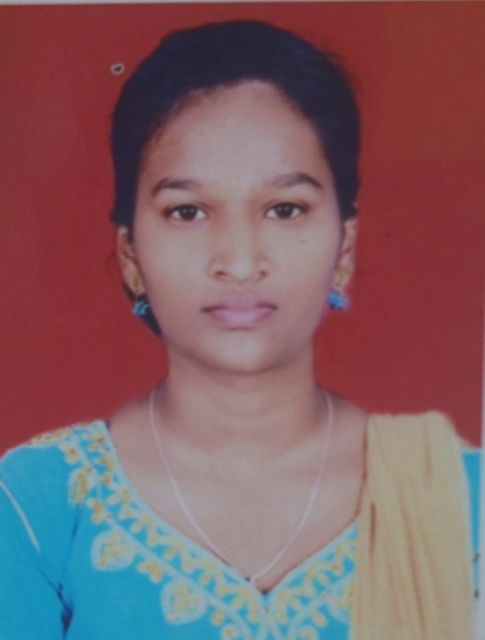
#> input picture name.jpeg, 970 x 1280 px (shown at 1/2 size)
$ jupyter execute main_sunglass.ipynb
#> lines starting #> are read from the running program, lines starting #| are printed output that depends on the picture; after the words box and inside, x2 and y2 are one past the last pixel; in counts of white or black regions, pixels touching at a corner belong together
[cell 1]
# Import libraries
import cv2
import numpy as np
import matplotlib.pyplot as plt

[cell 2]
# Load the Face Image
faceImage = cv2.imread('name.jpeg')
#> faceImage is the input picture: shape (1280, 970, 3); mean B, G, R 101.5, 95.9, 126.8
plt.imshow(faceImage[:,:,::-1]);plt.title("Face")

[cell 3]
faceImage.shape
#> Out = (1280, 970, 3)

[cell 4]
#resized_faceImage.shape
faceImage.shape
#> Out = (1280, 970, 3)

[cell 5]
# Load the Sunglass image with Alpha channel
# (http://pluspng.com/sunglass-png-1104.html)
glassPNG = cv2.imread('sunglass.png',-1)
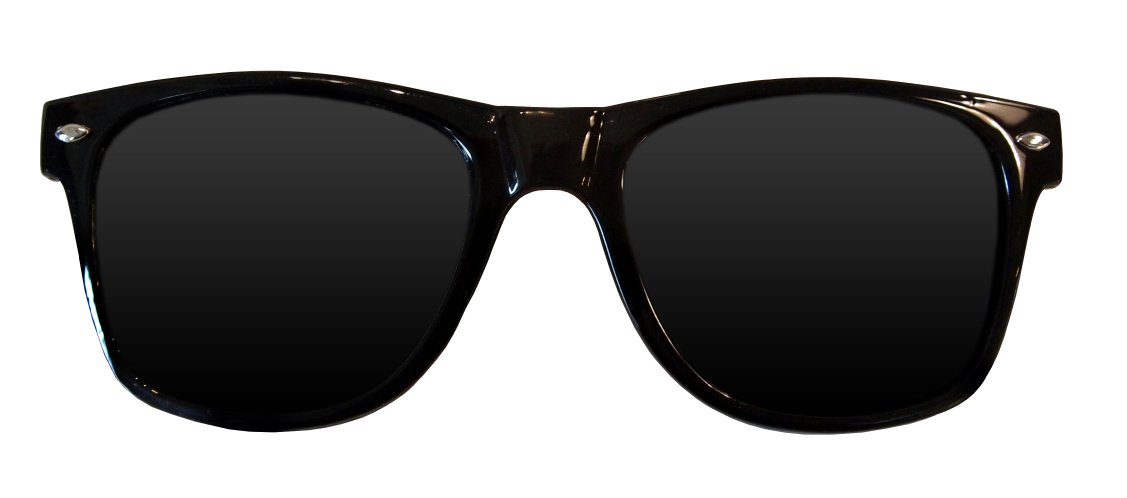
#> input picture sunglass.png, 3381 x 1494 px (shown at 1/3 size)
#> glassPNG is the input picture: shape (1494, 3381, 4); mean B, G, R, A 141.9, 142.2, 142.4, 125.6
plt.imshow(glassPNG[:,:,::-1]);plt.title("glassPNG")
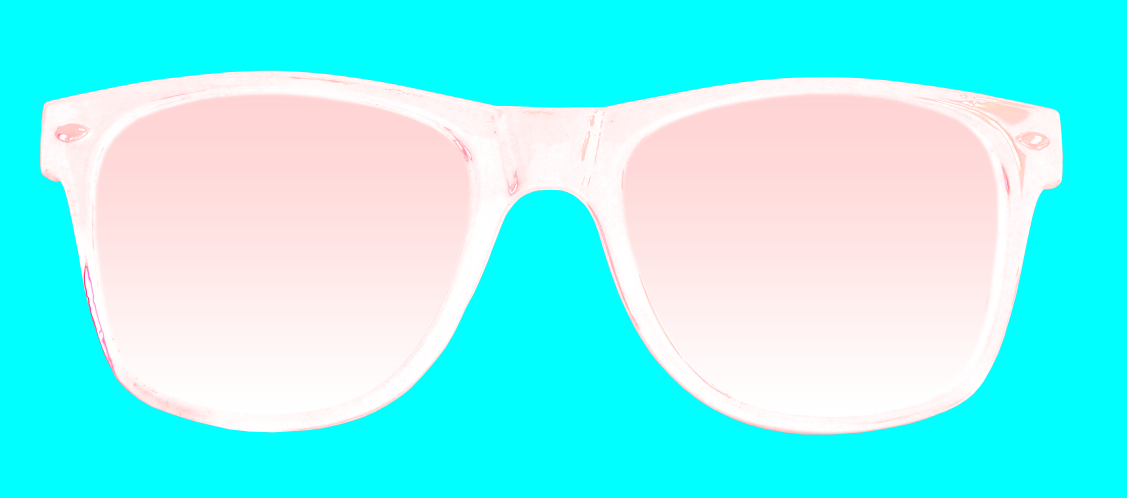
#> shown: shape (1494, 3381, 4) (shown at 1/3 size); mean R, G, B, A 125.6, 142.4, 142.2, 141.9; transparent parts drawn white

[cell 6]
# Resize the image to fit over the eye region
glassPNG = cv2.resize(glassPNG,(460,130))
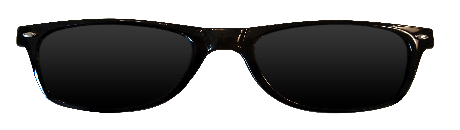
#> glassPNG: shape (130, 460, 4); mean B, G, R, A 141.9, 142.1, 142.4, 125.6
print("image Dimension ={}".format(glassPNG.shape))
#| image Dimension =(130, 460, 4)

[cell 7]
# Separate the Color and alpha channels
glassBGR = glassPNG[:,:,0:3]
glassMask1 = glassPNG[:,:,3]

[cell 8]
# Display the images for clarity
plt.figure(figsize=[15,15])
plt.subplot(121);plt.imshow(glassBGR[:,:,::-1]);plt.title('Sunglass Color channels');
plt.subplot(122);plt.imshow(glassMask1,cmap='gray');plt.title('Sunglass Alpha channel');

[cell 9]
# Make a copy
#faceWithGlassesNaive = resized_faceImage.copy()
faceWithGlassesNaive = faceImage.copy()

# Replace the eye region with the sunglass image
faceWithGlassesNaive[350:480,250:710]=glassBGR
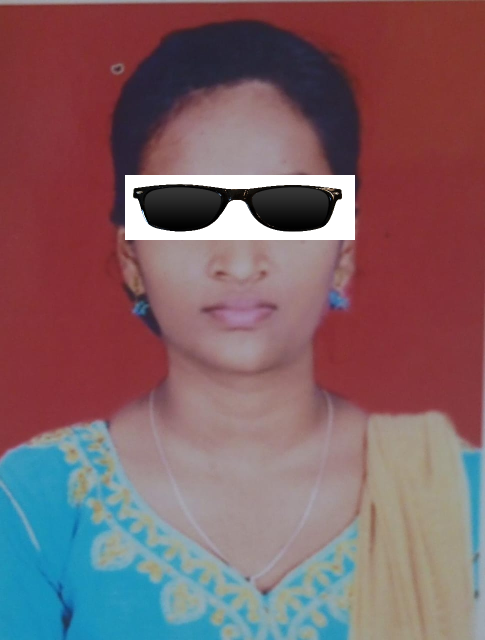
#> faceWithGlassesNaive: shape (1280, 970, 3) (shown at 1/2 size); 4.82% of pixels changed, all inside (x1, y1, x2, y2) = (250, 350, 710, 480)

plt.imshow(faceWithGlassesNaive[...,::-1])

[cell 10]
# Make the dimensions of the mask same as the input image.
# Since Face Image is a 3-channel image, we create a 3 channel image for the mask
glassMask = cv2.merge((glassMask1,glassMask1,glassMask1))

# Make the values [0,1] since we are using arithmetic operations
glassMask = np.uint8(glassMask/255)
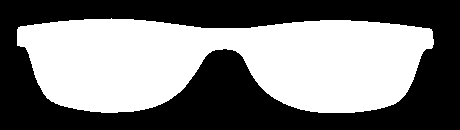
#> glassMask: shape (130, 460, 3); values 0 (black) and 1 (white), 49.1% white; 1 white region, box (x1, y1, x2, y2) and area: (17, 18, 434, 113) 29334

# Make a copy
faceWithGlassesArithmetic = faceImage.copy()

# Get the eye region from the face image
eyeROI= faceWithGlassesArithmetic[350:480,250:710]
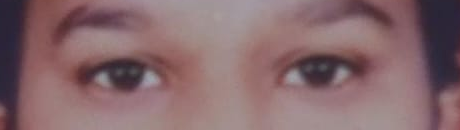
#> eyeROI: shape (130, 460, 3); mean B, G, R 108.5, 104.8, 134.7

# Use the mask to create the masked eye region
maskedEye = cv2.multiply(eyeROI,(1-  glassMask ))

# Use the mask to create the masked sunglass region
maskedGlass = cv2.multiply(glassBGR,glassMask)
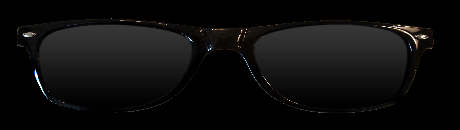
#> maskedGlass: shape (130, 460, 3); mean B, G, R 12.5, 12.7, 13

# Combine the Sunglass in the Eye Region to get the augmented image
eyeRoiFinal = cv2.add(maskedEye, maskedGlass)
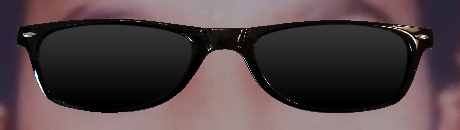
#> eyeRoiFinal: shape (130, 460, 3); mean B, G, R 68.5, 66.1, 79.9

# Display the intermediate results
plt.figure(figsize=[20,20])
plt.subplot(131);plt.imshow(maskedEye[...,::-1]);plt.title("Masked Eye Region")
plt.subplot(132);plt.imshow(maskedGlass[...,::-1]);plt.title("Masked Sunglass Region")
plt.subplot(133);plt.imshow(eyeRoiFinal[...,::-1]);plt.title("Augmented Eye and Sunglass")

[cell 11]
# Replace the eye ROI with the output from the previous section
faceWithGlassesArithmetic[350:480,250:710]=eyeRoiFinal
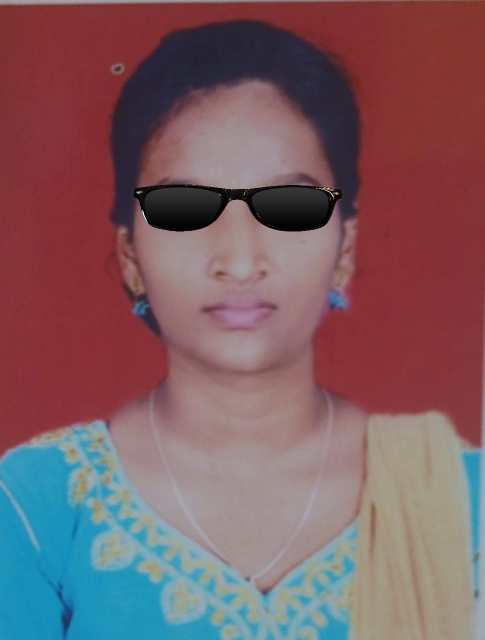
#> faceWithGlassesArithmetic: shape (1280, 970, 3) (shown at 1/2 size); 2.36% of pixels changed, all inside (x1, y1, x2, y2) = (267, 368, 684, 463)

# Display the final result
plt.figure(figsize=[20,20]);
plt.subplot(121);plt.imshow(faceImage[:,:,::-1]); plt.title("Original Image");
plt.subplot(122);plt.imshow(faceWithGlassesArithmetic[:,:,::-1]);plt.title("With Sunglasses");
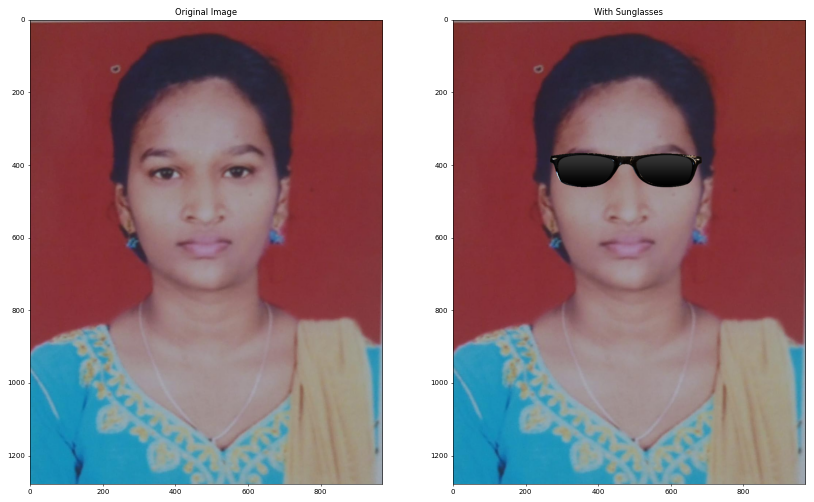
#> figure drawn by matplotlib, 2 panels
